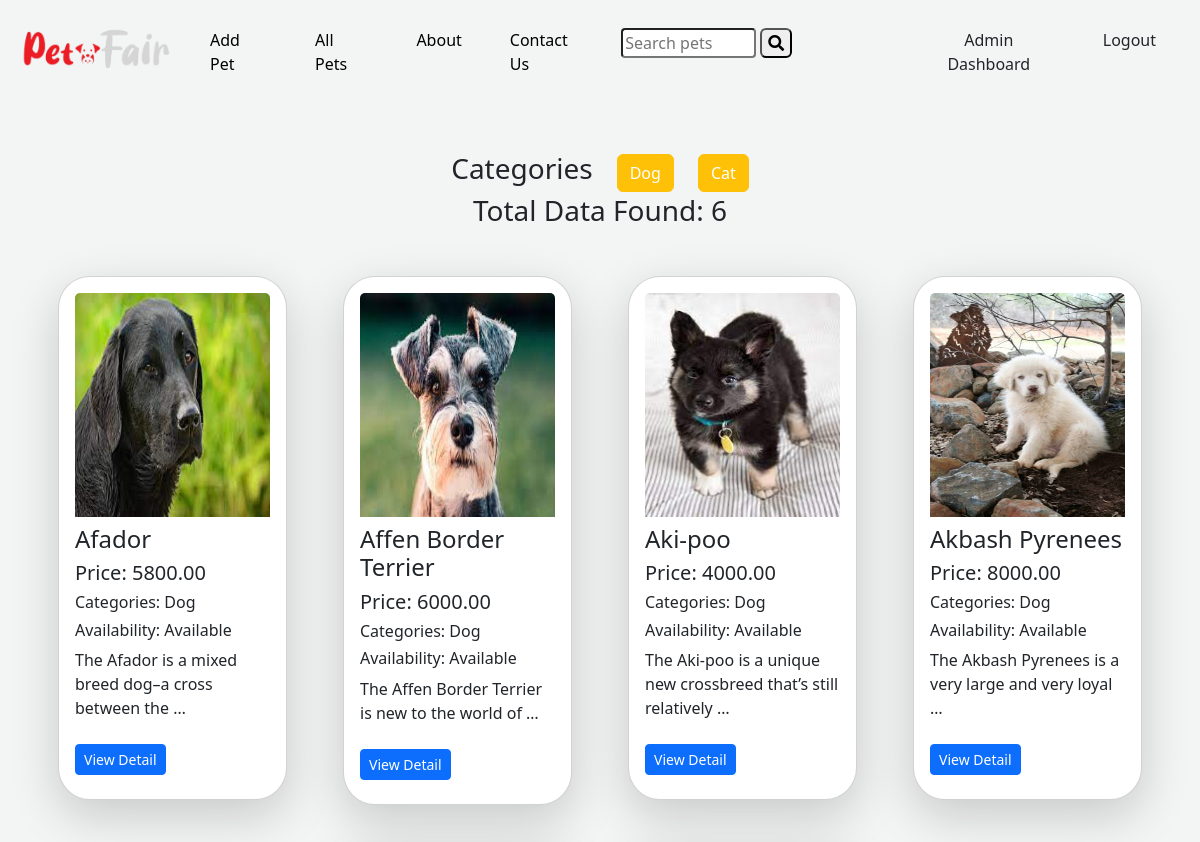
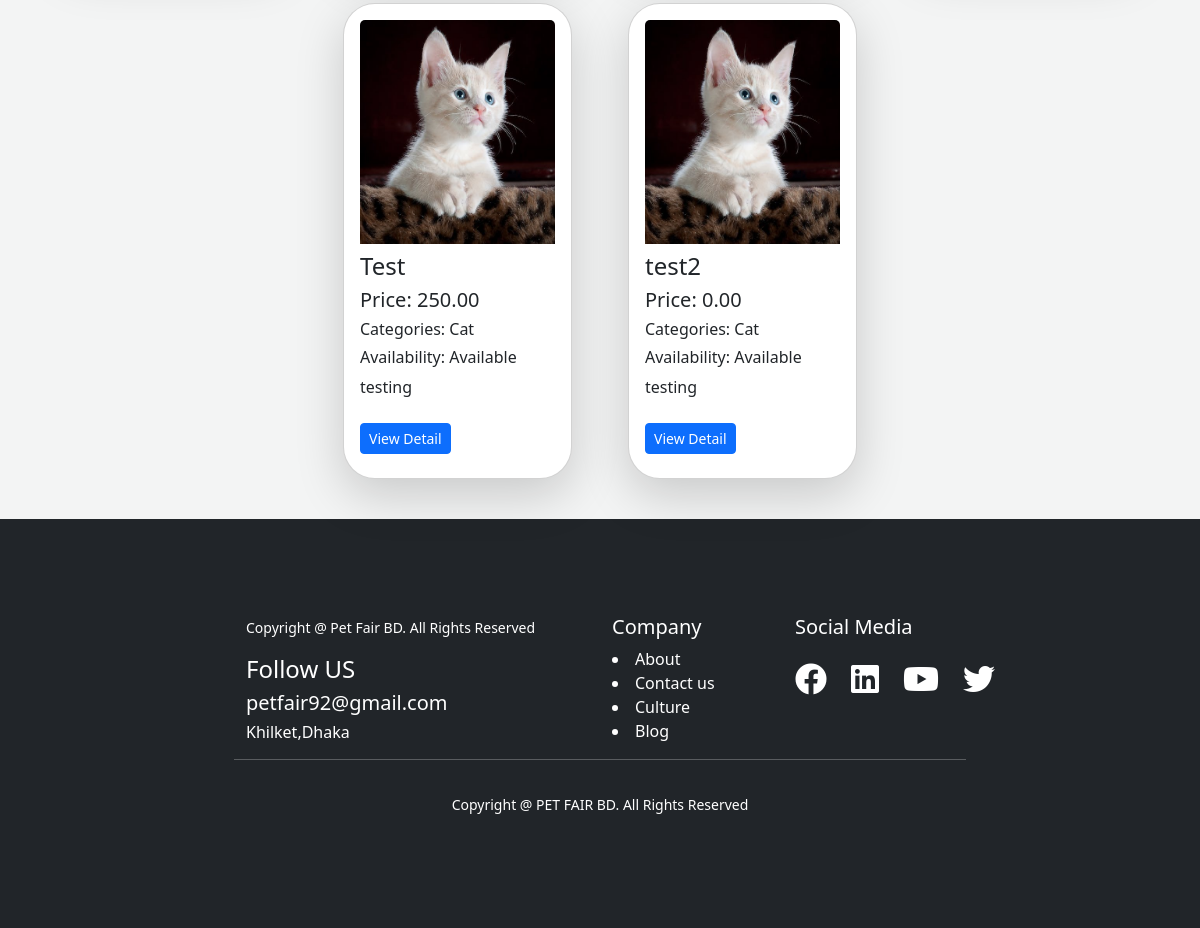
Screenshot of /pet/all_pets/ (signed in) with the database file from the repository (2 pictures, top to bottom).
### pet/models.py (models this page shows, shortened)
class Category(models.Model):
    name=models.CharField(max_length=50)
    slug=models.SlugField(max_length=50,unique=True)

class Pet(models.Model):
    name=models.CharField(max_length=50)
    user=models.ForeignKey(User,on_delete=models.CASCADE,null=True,blank=True)
    description=models.TextField()
    category=models.ManyToManyField(Category,related_name='pets')
    price = models.DecimalField(decimal_places=2,max_digits=12,default=0)
    image = models.ImageField(upload_to='pet/images',null=True,blank=True)
    availability=models.BooleanField(default=True)

### pet/views.py (the view)
# urls.py: path('all_pets/', AllPetView.as_view(), name="all_pets"),
@method_decorator(login_required, name='dispatch')
class AllPetView(View):
    template_name = 'pet/all_pets.html'
    def get(self, request, category_slug=None):
        data = Pet.objects.all()
        if category_slug is not None:
            category = Category.objects.get(slug=category_slug)
            data = Pet.objects.filter(category=category)
        search_query = request.GET.get('search', '')
        if search_query:
            data = data.filter(
                Q(name__icontains=search_query) | Q(
                    description__icontains=search_query)| Q(
                    category__name__icontains=search_query)
            )
        categories = Category.objects.all()
        return render(request, self.template_name, {'data': data, 'category': categories})

### pet/templates/pet/all_pets.html (shortened to what this page needs)
{% extends "base.html" %}
{% load static %}
{% block content %}
<div class="container">
    <div class="d-flex justify-content-center align-items-center gap-4 mt-5">
        <h3 class="text-center">Categories</h3>
        {% for i in category %}
            <a class="btn btn-warning text-decoration-none text-white" href="{% url 'category' i.slug %}">{{ i.name }}</a>
        {% endfor %}
    </div>
    <h3 class="text-center mb-5">Total Data Found: {{ data | length }}</h3>
    <div class="row justify-content-center">
        {% for i in data %}
            <div class="col-sm-3 mb-3">
                <div class="card mx-3 shadow-lg rounded-5 mb-4">
                    <div class="card-body">
                        <img src="{{ i.image.url }}" class="card-img-top img-fluid" style="height: 14rem;" alt="...">
                        <h4 class="card-title mt-2"><a href="" class="text-decoration-none text-dark">{{ i.name }}</a></h4>
                        <h5 class="card-text">Price: {{ i.price }}</h5>
                        <h6 class="card-text">Categories: {% for cat in i.category.all %}{{ cat.name }}{% if not forloop.last %}, {% endif %}{% endfor %}</h6>
                        <h6 class="card-text">
                            {% if i.availability %}
                                Availability: Available
                            {% else %}
                                Availability: Not Available
                            {% endif %}
                        </h6>
                        <p class="card-text">{{ i.description | truncatewords:10 }}</p>
                        <a class="btn btn-primary btn-sm my-2" href="{% url 'pet_detail' i.id %}">View Detail</a>
                    </div>
                </div>
            </div>
        {% endfor %}
    </div>
</div>
{% endblock content %}

### core/templates/base.html (shortened to what this page needs)
<!DOCTYPE html>
<html lang="en">
<head>
{% load static %}
    <link href="https://cdn.jsdelivr.net/npm/bootstrap@5.3.2/dist/css/bootstrap.min.css" rel="stylesheet">
    <link href="https://cdnjs.cloudflare.com/ajax/libs/font-awesome/5.15.4/css/all.min.css" rel="stylesheet">
    <link
      href="https://cdn.jsdelivr.net/npm/swiffy-slider@1.6.0/dist/css/swiffy-slider.min.css"
      rel="stylesheet"
    />
     <link rel="stylesheet" href="https://cdnjs.cloudflare.com/ajax/libs/font-awesome/5.15.4/css/all.min.css" />
     <link rel="stylesheet" type="text/css" href="{% static 'css/style.css' %}">
</head>
<body>
    <div class="" style="background-color: rgb(243, 244, 244);">
    {% include 'navbar.html' %}
        {% block body %}
            {% block content %}
            {% endblock content %}
            {% include "footer.html" %}
        {% endblock body %}
    </div>
</body>
</html>

### core/templates/navbar.html (shortened to what this page needs)
 {% load static %}
 <nav class="navbar navbar-expand-lg mx-2">
  <div class="container-fluid">
    <a class="navbar-brand fs-4" href="{% url 'home' %}"> <img src="{% static "img/navimg.png" %}" alt="" style="width: 150px;"></a>
    <div class="collapse navbar-collapse" id="navbarSupportedContent">
      <ul class="navbar-nav me-auto mb-2 mb-lg-0">
        {% if request.user.is_staff %}
        <li class="nav-item mx-3">
                <a class="nav-link active" aria-current="page" href="{% url 'add_pet' %}">Add Pet</a>
            </li>
            <li class="nav-item mx-3">
                <a class="nav-link active" aria-current="page" href="{% url 'all_pets' %}">All Pets</a>
            </li>
        {% endif %}
        <li class="nav-item mx-3">
                <a class="nav-link active" aria-current="page" href="{% url 'about' %}">About</a>
            </li>
            <li class="nav-item mx-3">
                <a class="nav-link active" aria-current="page" href="{% url 'contact' %}">Contact Us</a>
            </li>
        <li class="nav-item mx-2 mt-2">
    <form method="get" action="{% url 'all_pets' %}">
        <input type="text" name="search" value="{{ search_query }}" placeholder="Search pets"  class="w-50 rounded-1">
        <button type="submit" class="search-button rounded">
            <i class="fas fa-search"></i>
        </button>
    </form>
</li>
      </ul>
      <div class="d-flex">
    <ul class="navbar-nav me-auto mb-2 mb-lg-0">
      {% if request.user.is_staff %}
            <li class="nav-item mx-3">
                <a class="nav-link active btn text-dark" aria-current="page" href="{% url 'admin_home' %}">Admin Dashboard</a>
            </li>
            <li class="nav-item mx-3">
                <a class="nav-link active btn text-dark" aria-current="page" href="{% url 'logout' %}">Logout</a>
            </li>
        {% endif %}
    </ul>
</div>
    </div>
  </div>
</nav>

### core/templates/footer.html
 <footer class="p-5 bg-dark text-white">
      <div class="container row w-75 m-auto p-5">
        <div class="col-md-6">
          <p><small>Copyright @ Pet Fair BD. All Rights Reserved</small></p>
          <h4>Follow US</h4>
          <h5>petfair92@gmail.com</h5>
          <h6>Khilket,Dhaka</h6>
        </div>
        <div class="col-md-3">
          <h5>Company</h5>
          <li>About</li>
          <li>Contact us</li>
          <li>Culture</li>
          <li>Blog</li>
        </div>
        <div class="col-md-3 mb-5">
          <h5>Social Media</h5>
          <div class="d-flex justify-content-start gap-4 py-3">
            <i class="fab fa-facebook fa-2x"></i>
          <i class="fab fa-linkedin fa-2x"></i>
          <i class="fab fa-youtube fa-2x"></i>
          <i class="fab fa-twitter fa-2x"></i>
          </div>
        </div>
        <hr />
        <p class="text-center mt-3">
          <small>Copyright @ PET FAIR BD. All Rights Reserved</small>
        </p>
      </div>
    </footer>

### rows the page displays
Category: name "Dog"
Category: name "Cat"
Pet: image (picture), name "Afador", price "5800.00", availability "Availability: Available", description "The Afador is a mixed breed dog–a cross between the …"
Pet: image (picture), name "Affen Border Terrier", price "6000.00", availability "Availability: Available", description "The Affen Border Terrier is new to the world of …"
Pet: image (picture), name "Aki-poo", price "4000.00", availability "Availability: Available", description "The Aki-poo is a unique new crossbreed that’s still relatively …"
Pet: image (picture), name "Akbash Pyrenees", price "8000.00", availability "Availability: Available", description "The Akbash Pyrenees is a very large and very loyal …"
Pet: image (picture), name "Test", price "250.00", availability "Availability: Available", description "testing"
Pet: image (picture), name "test2", price "0.00", availability "Availability: Available", description "testing"

### other values shown
{{ data | length }} "6"
